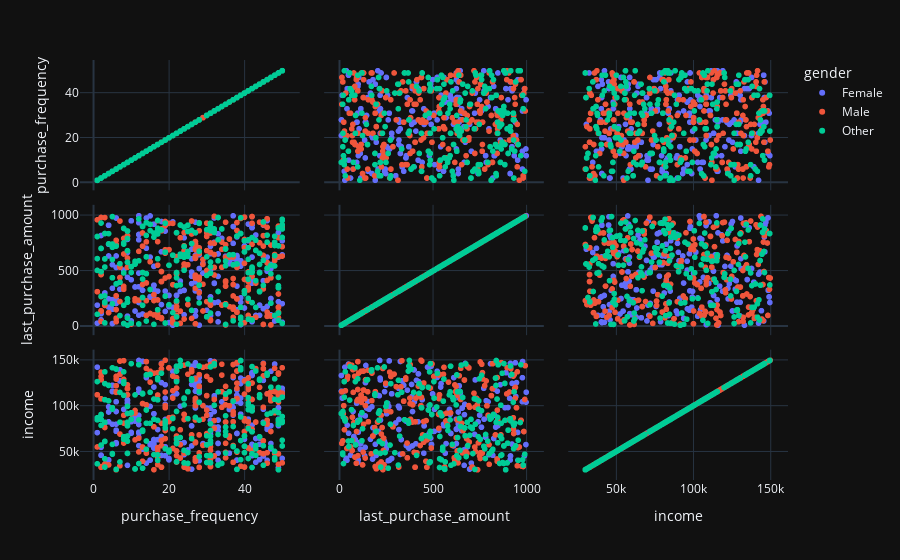

Notebook code for this chart:
### Code cell
sample = np.random.choice(df.index, size=1000)
sample_data = df.loc[sample]

fig = px.scatter_matrix(
    sample_data,
    dimensions=['purchase_frequency', 'last_purchase_amount', 'income'],
    color="gender"
    )

fig.show()

### Figure 1 — Plotly figure (JSON) as saved in the notebook; plotly's stock layout.template omitted (floating-point values rounded to 4 significant figures; data arrays with more than 128 entries replaced by an {"elided": "..."} marker saying what was removed)
{"data": [{"dimensions": [{"axis": {"matches": true}, "label": "purchase_frequency", "values": {"elided": "287 int values"}}, {"axis": {"matches": true}, "label": "last_purchase_amount", "values": {"elided": "287 float values"}}, {"axis": {"matches": true}, "label": "income", "values": {"elided": "287 int values"}}], "hovertemplate": "gender=Female<br>%{xaxis.title.text}=%{x}<br>%{yaxis.title.text}=%{y}<extra></extra>", "legendgroup": "Female", "marker": {"color": "#636efa", "symbol": "circle"}, "name": "Female", "showlegend": true, "type": "splom"}, {"dimensions": [{"axis": {"matches": true}, "label": "purchase_frequency", "values": {"elided": "377 int values"}}, {"axis": {"matches": true}, "label": "last_purchase_amount", "values": {"elided": "377 float values"}}, {"axis": {"matches": true}, "label": "income", "values": {"elided": "377 int values"}}], "hovertemplate": "gender=Male<br>%{xaxis.title.text}=%{x}<br>%{yaxis.title.text}=%{y}<extra></extra>", "legendgroup": "Male", "marker": {"color": "#EF553B", "symbol": "circle"}, "name": "Male", "showlegend": true, "type": "splom"}, {"dimensions": [{"axis": {"matches": true}, "label": "purchase_frequency", "values": {"elided": "336 int values"}}, {"axis": {"matches": true}, "label": "last_purchase_amount", "values": {"elided": "336 float values"}}, {"axis": {"matches": true}, "label": "income", "values": {"elided": "336 int values"}}], "hovertemplate": "gender=Other<br>%{xaxis.title.text}=%{x}<br>%{yaxis.title.text}=%{y}<extra></extra>", "legendgroup": "Other", "marker": {"color": "#00cc96", "symbol": "circle"}, "name": "Other", "showlegend": true, "type": "splom"}], "layout": {"dragmode": "select", "legend": {"title": {"text": "gender"}, "tracegroupgap": 0}, "margin": {"t": 60}}}
